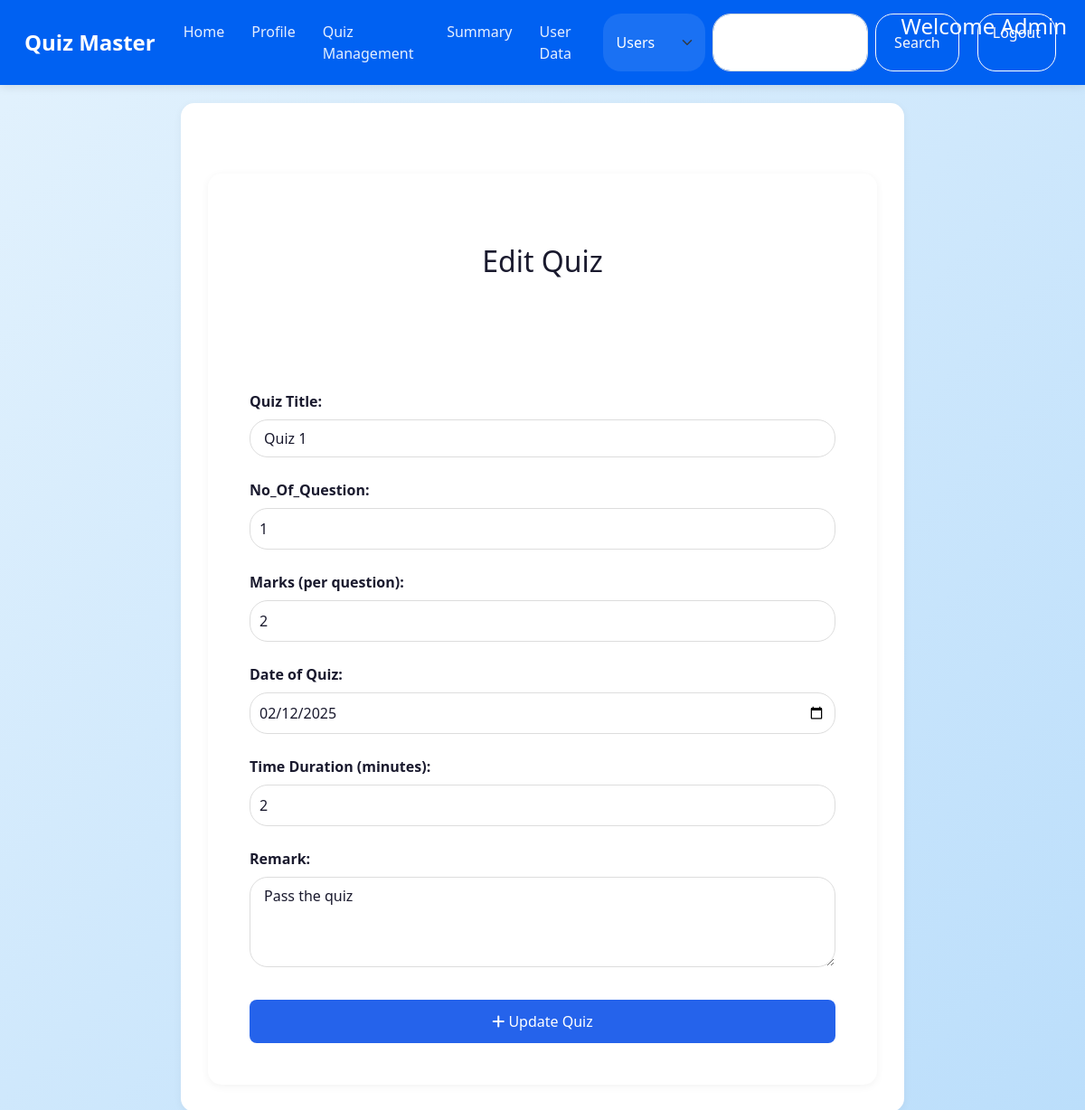
/quiz/1/edit (signed in), run on the app's committed database.
### models.py (models this page shows)
class User(db.Model):
    id = db.Column(db.Integer, primary_key = True)
    username = db.Column(db.String(50), unique = True, nullable = False)
    password_hash = db.Column(db.String(256),  nullable = False)
    full_name = db.Column(db.String(100), nullable=False, default='User')
    qualification = db.Column(db.String(255), nullable = True)
    dob = db.Column(db.String(20), nullable = True)
    is_admin = db.Column(db.Boolean, nullable = False, default = False)

class Quiz(db.Model):
    id = db.Column(db.Integer, primary_key = True)
    name = db.Column(db.String(255), nullable = False)
    no_of_question = db.Column(db.Integer, nullable = False)
    marks = db.Column(db.Integer, nullable = False)
    date = db.Column(db.DateTime, default=datetime.utcnow)
    time = db.Column(db.Integer, default=int(datetime.utcnow().timestamp()))
    remark = db.Column(db.String(255))
    chapter_id = db.Column(db.Integer, db.ForeignKey('chapter.id'), nullable=False)
    questions = db.relationship('Question', backref='quiz', lazy=True)

### controllers/routes.py (the view)
@app.route('/quiz/<int:id>/edit')
@admin_requried
def edit_quiz(id):
    user = User.query.get(session['user_id'])
    quiz = Quiz.query.get_or_404(id)
    return render_template('edit_quiz.html', quiz=quiz, user=user)

### controllers/routes.py (called while the page is built)
def admin_requried(func):
    @wraps(func)
    def decorated_function(*args, **kwargs):
        if 'user_id' not in session:
            return redirect(url_for('login'))
        user = User.query.get(session['user_id'])
        if not user or not user.is_admin:  # Add user existence check
            return redirect(url_for('home'))
        return func(*args, **kwargs)
    return decorated_function

### templates/edit_quiz.html (shortened to what this page needs)
{% extends 'layout.html' %}
{% block content %}
<div class="container mt-5">
    <div class="card">
        <div class="card-header mb-3 bg p-5 rounded">
            <h2 class="text-center">Edit Quiz</h2>
        </div>
        <div class="card-body">
            <form method="post">
                <div class="form-group">
                    <label for="name" class="form-label mt-4 fw-semibold">Quiz Title:</label>
                    <input type="text" class="form-control" name="quiz_title" placeholder="Enter Quiz name"
                        value="{{quiz.name}}" required>
                </div>
                <div class="form-group">
                    <label for="no_of_question" class="form-label mt-4 fw-semibold">No_Of_Question:</label>
                    <input type="number" class="form-control" name="no_of_question" placeholder="Enter Number of Question"
                        value="{{quiz.no_of_question}}" required>
                </div>
                <div class="form-group">
                    <label for="marks" class="form-label mt-4 fw-semibold">Marks (per question):</label>
                    <input type="number" class="form-control" name="marks" placeholder="Enter Marks per Question"
                        value="{{quiz.marks}}" required>
                </div>
                <div class="form-group">
                    <label for="Date" class="form-label mt-4 fw-semibold">Date of Quiz:</label>
                    <input type="date" class="form-control" name="date" placeholder="Enter Date of Quiz"
                        value="{{quiz.date.strftime('%Y-%m-%d')}}" required>
                </div>
                <div class="form-group">
                    <label for="time" class="form-label mt-4 fw-semibold">Time Duration (minutes):</label>
                    <input type="number" class="form-control" name="time" min="1" max="60"
                        placeholder="Enter Time in Minutes" value="{{quiz.time}}" required>
                </div>
                <div class="form-group">
                    <label for="remark" class="form-label mt-4 fw-semibold">Remark:</label>
                    <textarea class="form-control" name="remark" rows="3"
                        placeholder="Remarks">{{quiz.remark}}</textarea>
                </div>
                <button type="submit" class="btn btn-primary btn-block mt-3">
                    <i class="fa fa-plus"></i>
                    Update Quiz</button>
            </form>
        </div>
    </div>
</div>
{% endblock %}

### templates/navbar.html (shortened to what this page needs)
<nav class="navbar navbar-expand-lg bg-body-tertiary">
    <div class="container-fluid">
        <a class="navbar-brand" href="/">Quiz Master</a>
        <div class="collapse navbar-collapse" id="navbarSupportedContent">
            <ul class="navbar-nav me-auto mb-2 mb-lg-0">
                {% if 'user_id' in session %}
                <li class="nav-item">
                    <a class="nav-link" href="{{ url_for('home') }}">Home</a>
                </li>
                <li class="nav-item">
                    <a class="nav-link" href="{{ url_for('profile') }}">Profile</a>
                </li>
                {% if user and user.is_admin %}
                <li class="nav-item">
                    <a class="nav-link" href="{{ url_for('quiz_management') }}">Quiz Management</a>
                </li>
                <li class="nav-item">
                    <a class="nav-link" href="{{ url_for('summary') }}">Summary</a>
                </li>
                <li class="nav-item">
                    <a class="nav-link" href="{{ url_for('user_data') }}">User Data</a>
                </li>
                {% endif %}
                <form class="d-flex" method="GET" action="{{ url_for('search') }}">
                    <select class="form-select me-2" name="source" style="width: auto;">
                        {% if user.is_admin %}
                        <option value="users" {% if source=='users' %}selected{% endif %}>Users</option>
                        {% endif %}
                    </select>
                    <input class="form-control me-2" type="search" placeholder="Search by name" name="q"
                        value="{{ request.args.get('q', '') }}">
                    <button class="btn btn-outline-light" type="submit">Search</button>
                </form>
                <a href="{{ url_for('logout') }}" class="btn btn-logout">Logout</a>
                <h4 class="welcome-message">
                    {% if user.is_admin %}
                    Welcome Admin
                    {% else %}
                    Welcome {{ user.full_name }}
                    {% endif %}
                </h4>
                {% endif %}
            </ul>
        </div>
    </div>
</nav>

### templates/edit_quiz.html (style rules this page uses)
body { background: linear-gradient(135deg, #E3F2FD, #BBDEFB); font-family: 'Segoe UI', system-ui, sans-serif; }
.container { background-color: white; border-radius: 15px; padding: 30px; margin-top: 20px; box-shadow: 0 2px 10px rgba(0, 0, 0, 0.05); max-width: 800px; }
.card { border: none; background: transparent; }
.card-header { background: transparent; border: none; padding: 20px 0; }
.text-center { font-size: 2rem; color: #1A1A2E; font-weight: 500; margin-bottom: 20px; }
.form-group { margin-bottom: 20px; }
textarea.form-control { min-height: 100px; resize: vertical; }
.btn-primary { background-color: #2563EB; color: white; border: none; border-radius: 8px; padding: 12px 24px; font-weight: 500; width: 100%; margin-top: 20px; }
input[type="date"] { padding: 10px; }
input[type="number"] { padding: 10px; }
.form-label { font-weight: 500; color: #1A1A2E; margin-bottom: 8px; border: #000; display: block; }
.form-control { color: #1A1A2E !important; background-color: white !important; border: 1px solid #ddd !important; border-radius: 8px; padding: 10px; }

### templates/navbar.html (style rules this page uses)
.navbar { background-color: #0061F2 !important; padding: 15px 0; box-shadow: 0 2px 10px rgba(0, 0, 0, 0.1); }
.navbar-brand { color: white !important; font-size: 24px; font-weight: 600; padding-left: 15px; }
.nav-link { color: rgba(255, 255, 255, 0.9) !important; font-weight: 500; padding: 8px 15px !important; border-radius: 20px; transition: all 0.3s ease; }
.form-select { border-radius: 20px; padding: 8px 15px; padding-right: 35px; border: none; background-color: rgba(255, 255, 255, 0.1); color: white; }
.form-select option { background-color: #0061F2; color: white; }
.form-control { border-radius: 20px; padding: 8px 15px; border: none; background-color: rgba(255, 255, 255, 0.1); color: white; }
.form-control::placeholder { color: rgba(255, 255, 255, 0.7) !important; }
.btn-outline-light { border-radius: 20px; padding: 8px 20px; font-weight: 500; transition: all 0.3s ease; }
.btn-logout { color: #fff8f8; border: none; border-radius: 20px; border: 1px solid #ffffff; padding: 8px 16px; margin: 0 20px; font-weight: 500; text-decoration: none; }
.welcome-message { position: absolute; right: 20px; color: white; font-weight: 500; }

### data on the page
User: source "Users"
Quiz: quiz_title "Quiz 1", no_of_question "1", marks "2", date "02/12/2025", time "2", remark "Pass the quiz"
